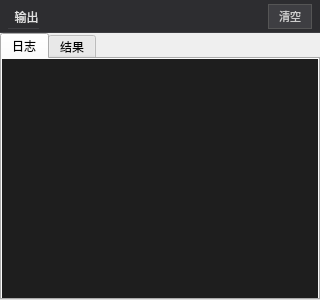
<?xml version="1.0" encoding="UTF-8"?>
<ui version="4.0">
 <class>OutputPanel</class>
 <widget class="QWidget" name="OutputPanel">
  <property name="geometry">
   <rect>
    <x>0</x>
    <y>0</y>
    <width>320</width>
    <height>300</height>
   </rect>
  </property>
  <property name="windowTitle">
   <string>输出</string>
  </property>
  <layout class="QVBoxLayout" name="mainLayout">
   <property name="spacing">
    <number>0</number>
   </property>
   <property name="leftMargin">
    <number>0</number>
   </property>
   <property name="topMargin">
    <number>0</number>
   </property>
   <property name="rightMargin">
    <number>0</number>
   </property>
   <property name="bottomMargin">
    <number>0</number>
   </property>
   <item>
    <widget class="QWidget" name="header" native="true">
     <property name="styleSheet">
      <string notr="true">QWidget { background: #2d2d30; border-bottom: 1px solid #3e3e42; }</string>
     </property>
     <layout class="QHBoxLayout" name="headerLayout">
      <property name="leftMargin">
       <number>8</number>
      </property>
      <property name="topMargin">
       <number>4</number>
      </property>
      <property name="rightMargin">
       <number>8</number>
      </property>
      <property name="bottomMargin">
       <number>4</number>
      </property>
      <item>
       <widget class="QLabel" name="lblTitle">
        <property name="styleSheet">
         <string notr="true">color: #e0e0e0;</string>
        </property>
        <property name="text">
         <string>  输出</string>
        </property>
       </widget>
      </item>
      <item>
       <spacer name="headerSpacer">
        <property name="orientation">
         <enum>Qt::Horizontal</enum>
        </property>
        <property name="sizeHint" stdset="0">
         <size>
          <width>40</width>
          <height>20</height>
         </size>
        </property>
       </spacer>
      </item>
      <item>
       <widget class="QPushButton" name="btnClear">
        <property name="styleSheet">
         <string notr="true">QPushButton { background: #3e3e42; color: #cccccc; border: 1px solid #555555; padding: 3px 10px; font-size: 11px; }
QPushButton:hover { background: #505050; }</string>
        </property>
        <property name="text">
         <string>清空</string>
        </property>
       </widget>
      </item>
     </layout>
    </widget>
   </item>
   <item>
    <widget class="QTabWidget" name="tabs">
     <property name="currentIndex">
      <number>0</number>
     </property>
     <widget class="QWidget" name="tabLog">
      <attribute name="title">
       <string>日志</string>
      </attribute>
      <layout class="QVBoxLayout" name="logLayout">
       <property name="leftMargin">
        <number>0</number>
       </property>
       <property name="topMargin">
        <number>0</number>
       </property>
       <property name="rightMargin">
        <number>0</number>
       </property>
       <property name="bottomMargin">
        <number>0</number>
       </property>
       <item>
        <widget class="QTextEdit" name="txtLog">
         <property name="styleSheet">
          <string notr="true">QTextEdit { background: #1e1e1e; color: #cccccc; border: none; font-family: Consolas, &quot;Microsoft YaHei&quot;; font-size: 11px; }</string>
         </property>
         <property name="readOnly">
          <bool>true</bool>
         </property>
        </widget>
       </item>
      </layout>
     </widget>
     <widget class="QWidget" name="tabResults">
      <attribute name="title">
       <string>结果</string>
      </attribute>
      <layout class="QVBoxLayout" name="resultLayout">
       <property name="leftMargin">
        <number>0</number>
       </property>
       <property name="topMargin">
        <number>0</number>
       </property>
       <property name="rightMargin">
        <number>0</number>
       </property>
       <property name="bottomMargin">
        <number>0</number>
       </property>
       <item>
        <widget class="QTableWidget" name="tblResults">
         <property name="styleSheet">
          <string notr="true">QTableWidget { background: #1e1e1e; color: #cccccc; border: none; gridline-color: #333333; font-family: &quot;Microsoft YaHei&quot;; font-size: 11px; }
QHeaderView::section { background: #2d2d30; color: #aaaaaa; border: 1px solid #333333; padding: 4px; }</string>
         </property>
         <column>
          <property name="text">
           <string>节点</string>
          </property>
         </column>
         <column>
          <property name="text">
           <string>输出端口</string>
          </property>
         </column>
         <column>
          <property name="text">
           <string>值</string>
          </property>
         </column>
        </widget>
       </item>
      </layout>
     </widget>
    </widget>
   </item>
  </layout>
 </widget>
 <resources/>
 <connections/>
</ui>
